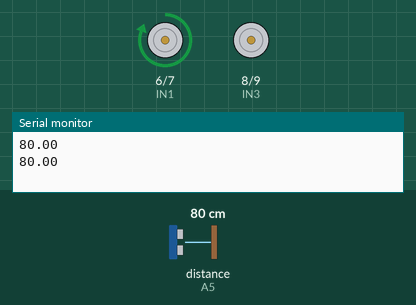
A sketch run on a simulated Arduino Uno, built with avr-gcc and run on an emulated ATmega328P. Parts: motor-driver pin pairs drawn as motors (green arrow = first pin HIGH = forward, orange = second pin HIGH = backward, longer = more drive), the last lines printed to the serial monitor. Inputs (shaded band) come from the test bench; at power-on: distance to the obstacle (sensor on A5) 80 cm. The echo pulse lasts 58.3 µs per cm.

Above: at 5.0 s.
5.1 s: distance to the obstacle (sensor on A5) set to 19 cm
13.8 s: distance to the obstacle (sensor on A5) set to 16 cm
At 22.3 s:
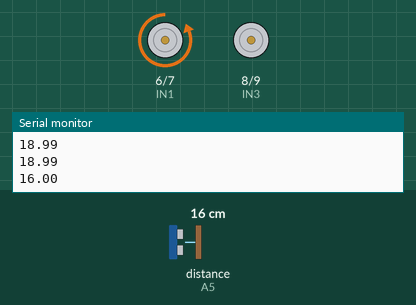
At 23.8 s:
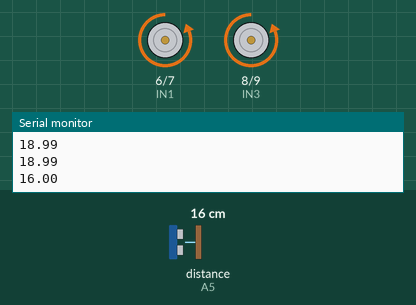
Timing chart, 0 to 34.7 s (numbered marks = the images above; inputs shaded):
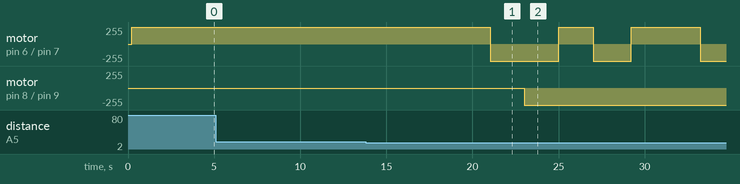

The sketch:

Carro.ino
```cpp
// Ultrasonic_hc_sr04
#include <Ultrasonic.h>

int IN1 = 6;
int IN2 = 7;
int IN3 = 8;
int IN4 = 9;


int pino_trigger = A4;
int pino_echo = A5;
Ultrasonic ultrasonic(pino_trigger, pino_echo);


void setup() {

  Serial.begin(9600);
  //Define os pinos como saida
  pinMode(IN1, OUTPUT);
  pinMode(IN2, OUTPUT);
  pinMode(IN3, OUTPUT);
  pinMode(IN4, OUTPUT);
}

void loop(){
  //Le as informacoes do sensor, em cm e pol
  float cmMsec;
  long microsec = ultrasonic.timing();
  cmMsec = ultrasonic.convert(microsec, Ultrasonic::CM);

  Serial.println(cmMsec);
  delay(200);

  motorA_frente();
  motorB_frente();

  if(cmMsec <= 17){
     motorA_tras();
     motorB_tras();

     if(cmMsec <= 17){
      motorA_frente();
      motorA_tras();
     }
    }
}


void parar(){
  //Para o motor A
  digitalWrite(IN1, HIGH);
  digitalWrite(IN2, HIGH);
  delay(500);

  //Para o motor B
  digitalWrite(IN3, HIGH);
  digitalWrite(IN4, HIGH);
  delay(500);
}

void motorA_frente(){
  //Gira o Motor A no sentido horario
  digitalWrite(IN1, HIGH);
  digitalWrite(IN2, LOW);
  delay(2000);
}

void motorA_tras(){
  //Gira o Motor A no sentido anti-horario
  digitalWrite(IN1, LOW);
  digitalWrite(IN2, HIGH);
  delay(2000);
}

void motorB_frente(){
  //Gira o Motor A no sentido horario
  digitalWrite(IN1, HIGH);
  digitalWrite(IN2, LOW);
  delay(2000);
}

void motorB_tras(){
  //Gira o Motor B no sentido anti-horario
  digitalWrite(IN3, LOW);
  digitalWrite(IN4, HIGH);
  delay(2000);
}
```

Measured:
- the behaviour switches between 18 and 17 cm on distance to the obstacle (sensor on A5) (found by bisection; images 0 and 1)
- after the input at 13.8 s, motor on pin 6 (IN1) / pin 7 (IN2): goes backward 255/255 4.0 s, forward 255/255 2.0 s, backward 255/255 2.2 s, forward 255/255 4.0 s, then backward 255/255, starting after 7.2 s; motor on pin 8 (IN3) / pin 9 (IN4): stopped → backward 255/255 after 9.2 s
